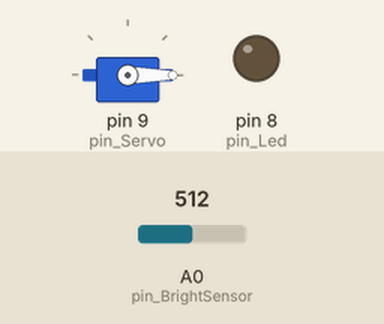
A sketch run on a simulated Arduino Uno, built with avr-gcc and run on an emulated ATmega328P. On the bench: servo, output pins drawn as LEDs (lit = HIGH). Inputs (shaded band) come from the test bench; at power-on: A0 (pin_BrightSensor) = 512.

Above: at 1.2 s.
1.3 s: A0 (pin_BrightSensor) set to 162
2.8 s: A0 (pin_BrightSensor) set to 135
At 4.0 s:
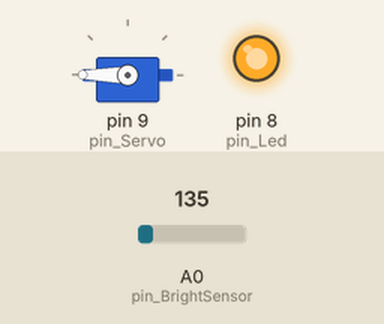
4.3 s: A0 (pin_BrightSensor) set to 160
At 5.1 s:
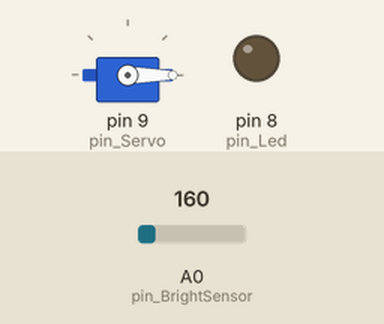
5.8 s: A0 (pin_BrightSensor) set to 140
At 6.3 s:
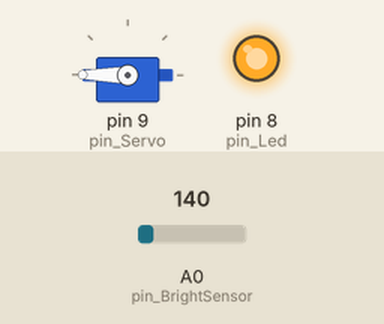
Timing chart, 0 to 8.3 s (numbered marks = the images above; inputs shaded):
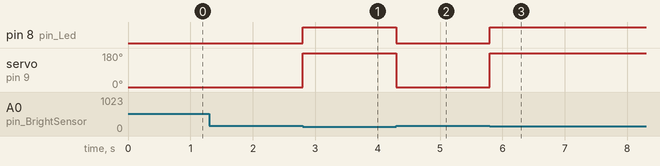

The sketch:

B._LED_and_Blinder.ino
```cpp
//---------라이브러리들--------

#include <Servo.h>

//---------초기 선언들---------


//입출력 핀들
const int pin_Led = 8; //LED 제어할 핀
const int pin_Servo = 9; //서보를 제어할 핀

const int pin_BrightSensor = A0; //밝기 센서를 감지할 핀

//변수들
int flag_led = LOW; //LED 제어 상태
int flag_bright = 0; //밝기 센서 감지 상태
int flag_servo0_angle = 0; //서보 제어 상태

//객체들
Servo servo0;

//---------기능 함수들---------

//---------메인 함수들---------
void setup() {
  //다음 핀들을 제어/감지 용도로 설정함
  pinMode(pin_Led, OUTPUT);
  servo0.attach(pin_Servo);
}

void loop() {

  //LED에게 현재 제어상태를 적용함
  digitalWrite(pin_Led, flag_led);
  flag_bright = analogRead(pin_BrightSensor);
  //서보에게 현재 제어상태를 적용함
  servo0.write(flag_servo0_angle);

  //밝기 센서의 상태에따라 LED제어를 바꿈
  if (flag_bright < 150)
  {
    flag_led = HIGH;
    flag_servo0_angle = 180;
  }
  else
  {
    flag_led = LOW;
    flag_servo0_angle = 0;
  }

}
```

Measured:
- the behaviour switches between 150 and 149 on A0 (pin_BrightSensor) (found by bisection; images 0 and 1)
- after the input at 1.3 s, every drawn part: stays the same
- after the input at 2.8 s, pin 8 (pin_Led): LOW → HIGH at once; servo on pin 9 (pin_Servo): 0° → 180° at once
- after the input at 4.3 s, pin 8 (pin_Led): HIGH → LOW at once; servo on pin 9 (pin_Servo): 180° → 0° at once
- after the input at 5.8 s, pin 8 (pin_Led): LOW → HIGH at once; servo on pin 9 (pin_Servo): 0° → 180° at once
